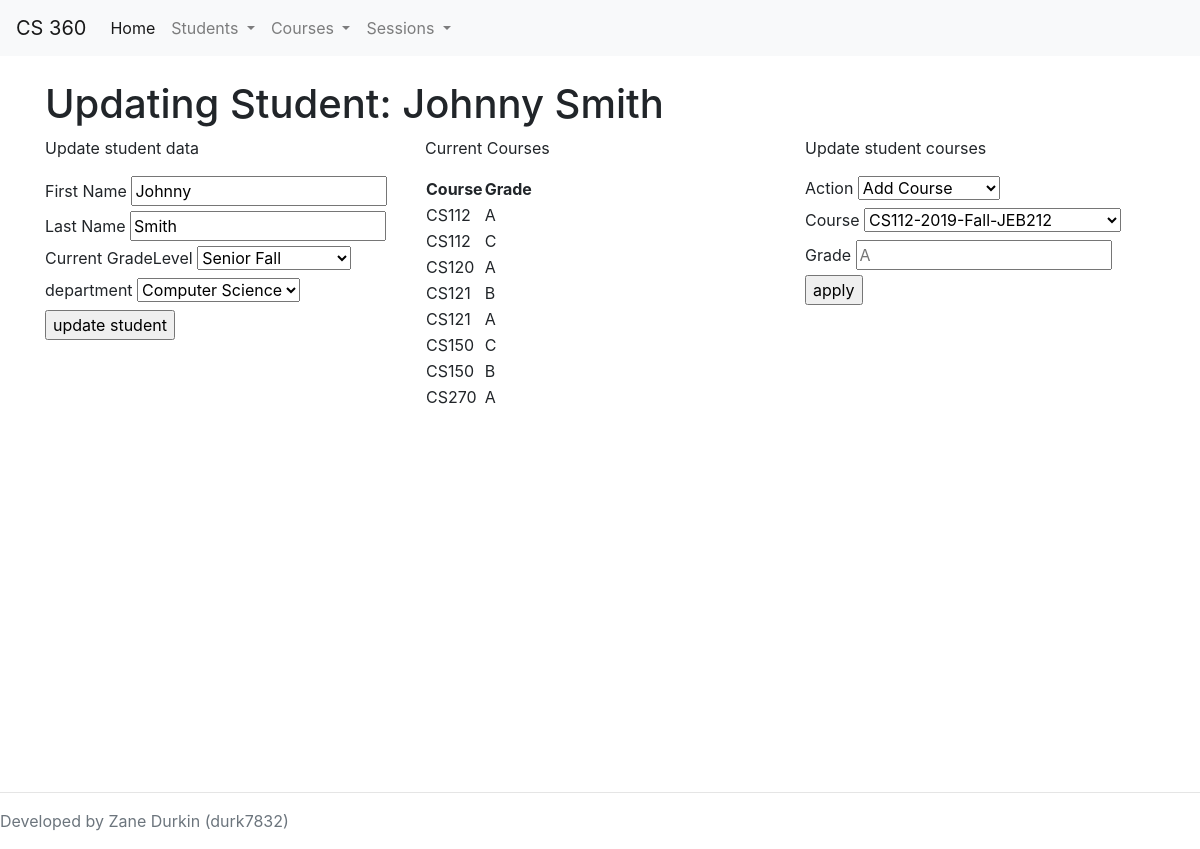
Screenshot of /web/edit_student.php?Student=1 with the database file from the repository.
### tables this page shows
CREATE TABLE `Students` (
	`id` int(10) unsigned NOT NULL AUTO_INCREMENT,
	`fName` varchar(20) NOT NULL,
	`lName` varchar(20) NOT NULL,
	`gradeLevel` varchar(20),
	`department` varchar(20),
	PRIMARY KEY (`id`) 
);

CREATE TABLE `Offered` (
	`id` int(10) unsigned NOT NULL AUTO_INCREMENT,
	`courseId` varchar(8) NOT NULL,
	`room`	varchar(100) NOT NULL,
	`time` varchar(100) NOT NULL,
	`semester` varchar(7) NOT NULL,
	`year`	varchar(4) NOT NULL check(year > 1900),
	`profId` int(10) unsigned DEFAULT NULL,
	PRIMARY KEY (`id`),
	KEY `courseId` (`courseId`),
	KEY `profId` (`profId`),
	CONSTRAINT `offered_ibfk_1` FOREIGN KEY (`courseId`) REFERENCES `Courses` (`id`),
	CONSTRAINT `offered_ibfk_2` FOREIGN KEY (`profId`) REFERENCES `Professors` (`id`)
);

CREATE TABLE `Takes` (
	`id` int(10) unsigned NOT NULL AUTO_INCREMENT,
	`studentId` int(10) unsigned NOT NULL,
	`courseId` int(10) unsigned NOT NULL,
	`grade`	VARCHAR(3),
	PRIMARY KEY (`id`),
	KEY `courseId` (`courseId`),
	CONSTRAINT `takes_ibfk_1` FOREIGN KEY (`courseId`) REFERENCES `Offered` (`id`)
);

### web/inc/objects/student.php (called while the page is built, shortened)
<?php
require_once('session.php');
class Student {
	private $conn;
	public $id;
	public function __construct($db, $id=null){
		$this->conn = $db;
		if(isset($id)){
			$this->build_student($id);
		}
	}
	public function build_student($id=null){
		if(isset($id)){
			$this->id = $id;
		}
		$query = "SELECT * FROM `Students` WHERE `id`=?";
		$stmt = $this->conn->prepare($query);
		$stmt->bind_param('i', $this->id);
		$stmt->execute();
		$stmt = $stmt->get_result();
		$num = $stmt->num_rows;
		if($num > 0 ){
			$row = $stmt->fetch_assoc();
			$this->fName = $row['fName'];
			$this->lName = $row['lName'];
			$this->gradeLevel = $row['gradeLevel'];
			$this->department = $row['department'];
			$this->build_taken();
		}else{
			throw new Exception('No Student for id: '.$this->id);
		}
	}
	public function build_taken(){
		$query = "SELECT * FROM `Takes` WHERE `studentId`=?";
		$stmt = $this->conn->prepare($query);
		$stmt->bind_param('i', $this->id);
		$stmt->execute();
		$stmt = $stmt->get_result();
		$num = $stmt->num_rows;
		if($num > 0){
			$i = 0;
			while($row = $stmt->fetch_assoc()){
				$this->taken[$i]['session'] = new Session($this->conn, $row['courseId']);
				$i++;
			}
		}
	}
}

### web/inc/objects/session.php (called while the page is built, shortened)
<?php
class Session{
	protected $conn;
	public $id;
	public function __construct($db, $id=null){
		$this->conn = $db;
		if(isset($id)){
			$this->build_session($id);
		}
	}
	public function build_session($id=null){
		if(isset($id)){
			$this->id = $id;
		}
		$query = "SELECT * FROM `Offered` WHERE `id`=?";
		$stmt = $this->conn->prepare($query);
		$stmt->bind_param('i', $this->id);
		$stmt->execute();
		$stmt = $stmt->get_result();
		$num = $stmt->num_rows;
		if($num > 0){
			$row = $stmt->fetch_assoc();
			$this->courseId = $row['courseId'];
		}else{
			throw new Exception('Session not found');
		}
	}
}

### web/edit_student.php (the view, shortened to what this page needs)
<?php
require_once('inc/common.php');
if(array_key_exists('Student', $_GET)){
	$id = $_GET['Student'];
	$student = new Student($conn, $id);
}else{
	header('Location: select_student.php?forward=edit_student.php');
}
heading();
?>
<br/>
<h1>Updating Student: <?php echo($student->fName.' '.$student->lName);?></h1>
<div class="row">
	<div class="col">
		<p>Update student data</p>
		<form action="edit_student.php?Student=<?php echo($id);?>" method="POST">
			<label for="fName">First Name</label>
			<input type="text" name="fName" value="<?php echo($student->fName);?>"/><br/>
			<label for="lName">Last Name</label>
			<input type="text" name="lName" value="<?php echo($student->lName);?>"/><br/>
			<label for="gradeLevel">Current GradeLevel</label>
			<select name="gradeLevel" required>
				<option value="<?php echo($student->gradeLevel);?>" selected="true"><?php echo($student->gradeLevel);?></option>
			</select><br/>
			<label for="department">department</label>
			<select name="department" required>
				<option value="<?php echo($student->department);?>" selected><?php echo($student->department);?></option>
			</select><br/>
			<input type="submit" value="update student"/>
		</form>
	</div>
	<div class="col">
		<p>Current Courses</p>
		<table>
			<thead>
				<tr>
					<th>Course</th>
					<th>Grade</th>
				</tr>
			</thead>
			<tbody>
			<?php
			foreach($student->taken as $course){
			?>
				<tr>
					<td><?php echo($course['session']->courseId);?></td>
					<td><?php echo($course['grade']);?></td>
				</tr>
			<?php
			}
			?>
			</tbody>
		</table>
	</div>
	<div class="col">
		<p>Update student courses</p>
		<form action="edit_student.php?Student=<?php echo($id);?>" method="POST">
			<label for="action">Action</label>
			<select name="action" required>
				<option value="Add" selected>Add Course</option>
			</select><br/>
			<label for="course">Course</label>
			<select name="course" required>
				<?php
					$courses = $conn->query('SELECT * FROM Offered');
					while($course = $courses->fetch_assoc()){?>
					<option value="<?php echo($course['id']);?>"><?php echo($course['courseId'].'-'.$course['year'].'-'.$course['semester'].'-'.$course['room']);?></option>
					<?php } ?>
			</select><br/>
			<label for="grade">Grade</label>
			<input type="text" maxlength="1" name="grade" placeholder="A" required/><br/>
			<input type="submit" value="apply"/>
		</form>
	</div>
</div>
<?php
scripts();
?>
<?php
footing();
?>

### web/inc/template.php (shortened to what this page needs)
<?php
function heading(){
?>
<!DOCTYPE html>
<html>
	<head>
		<link rel="stylesheet" href="<?php echo(ROOTPATH);?>/static/css/vendor/bootstrap.min.css"/>
		<link rel="stylesheet" href="<?php echo(ROOTPATH);?>/static/css/main.css"/>
	</head>
	<body>
	<nav class="navbar navbar-expand-lg navbar-light bg-light">
		<a class="navbar-brand" href="<?php echo(ROOTPATH);?>/">CS 360</a>
		<div class="collapse navbar-collapse" id="navbarNav">
			<ul class="nav navbar-nav">
				<li class="nav-item active">
					<a class="nav-link" href="/">Home</a>
				</li>
		        <li class="nav-item dropdown">
		          <a class="nav-link dropdown-toggle" href="#" id="navbarDropdown" role="button" data-toggle="dropdown" aria-haspopup="true" aria-expanded="false">
			       Students
				  </a>
				</li>
		        <li class="nav-item dropdown">
		          <a class="nav-link dropdown-toggle" href="#" id="navbarDropdown" role="button" data-toggle="dropdown" aria-haspopup="true" aria-expanded="false">
			       Courses
				  </a>
				</li>
		        <li class="nav-item dropdown">
		          <a class="nav-link dropdown-toggle" href="#" id="navbarDropdown" role="button" data-toggle="dropdown" aria-haspopup="true" aria-expanded="false">
			       Sessions
				  </a>
				</li>
			</ul>
		</div>
	</nav>
	<div class="container" style="min-height:90vh;">
<?php
}
function scripts(){
?>
	</div>
<?php
}
function footing(){
?>
    <footer class=" text-muted">
	  <hr/>
	  <div>
        <p>Developed by Zane Durkin (durk7832)</p>
	  </div>
    </footer>
	</body>
</html>
<?php
}

### rows the page displays
students: fName "Johnny", lName "Smith", gradeLevel "Senior Fall", department "Computer Science"
offered: courseId "CS112", grade "A"
takes: courseId.courseId "CS112", grade "C"
takes: courseId.courseId "CS120", grade "A"
takes: courseId.courseId "CS121", grade "B"
takes: courseId.courseId "CS121", grade "A"
takes: courseId.courseId "CS150", grade "C"
takes: courseId.courseId "CS150", grade "B"
takes: courseId.courseId "CS270", grade "A"

### other values shown
form field course "CS112-2019-Fall-JEB212"
